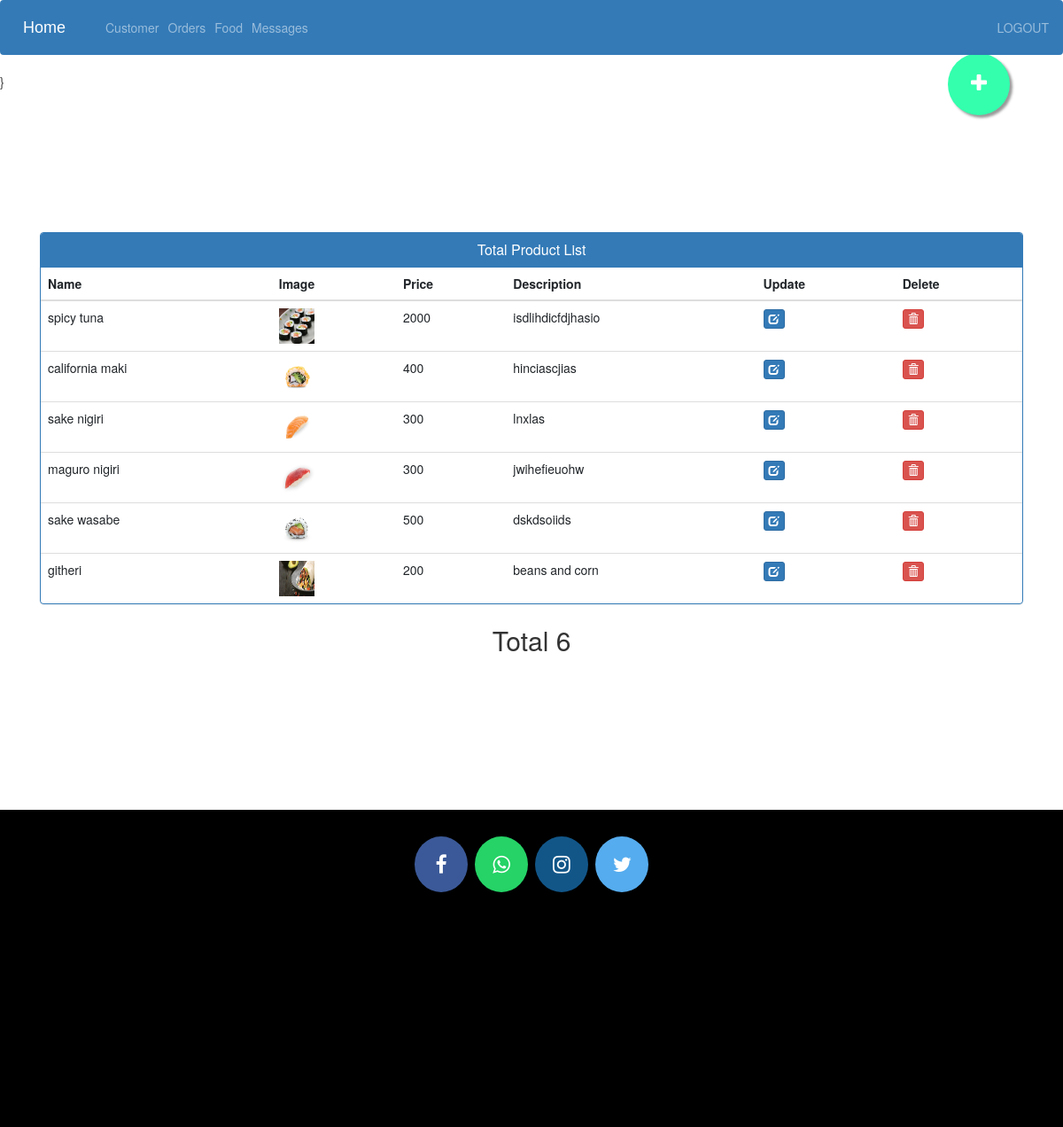
Page /admin-products (signed in) on the earlier database version.
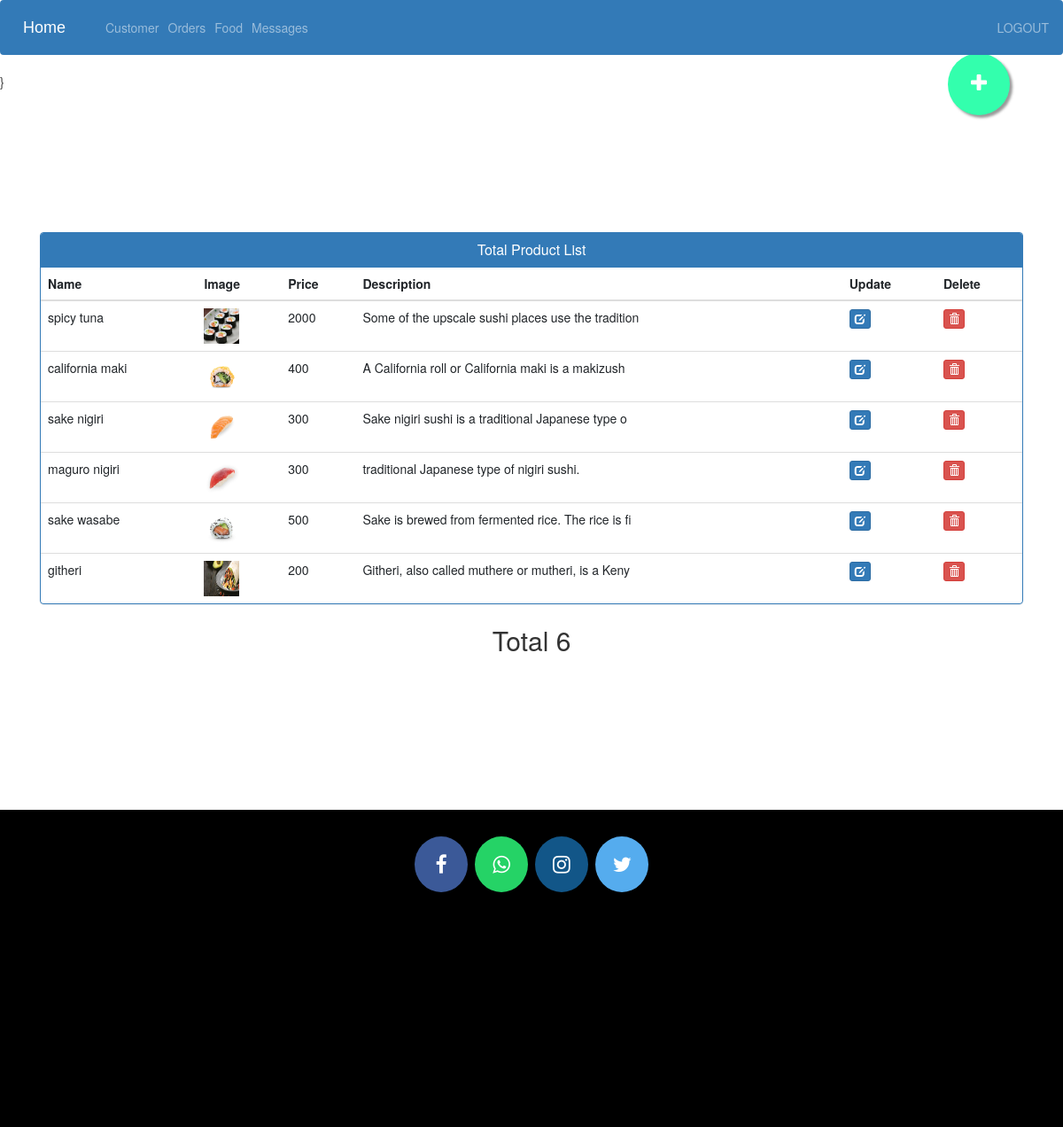
Same page on the later database version.
### onlfoods/models.py (models this page shows, shortened)
class Food(models.Model):
	f_price = models.PositiveIntegerField()
	f_name = models.CharField(max_length=20)
	image = models.ImageField(upload_to='food',null=True,blank=True)
	f_desc = models.CharField(max_length=50)

### onlfoods/views.py (the view)
# urls.py: path('admin-products', views.admin_products_view,name='admin-products'),
@login_required(login_url='adminlogin')
def admin_products_view(request):
    products=models.Food.objects.all()
    total = products.count()
    return render(request,'admin_products.html',{'products':products,'count':total})

### templates/admin_products.html (shortened to what this page needs)
{% extends 'admin_base.html' %}
{% load static %}
{% block content %}
<head>
  <link href="//netdna.bootstrapcdn.com/bootstrap/3.0.0/css/bootstrap.min.css" rel="stylesheet" id="bootstrap-css">
}
</head><br><br><br><br><br><br><br><br><br>
<div class="container">
  <div class="panel panel-primary">
    <div class="panel-heading">
      <h6 class="panel-title">Total Product List</h6>
    </div>
    <table class="table table-hover" id="dev-table">
      <thead>
        <tr>
          <th>Name</th>
          <th>Image</th>
          <th>Price</th>
          <th>Description</th>
          <th>Update</th>
          <th>Delete</th>
        </tr>
      </thead>
      {% for p in products %}
  {% if p %}
     <tr>
        <td> {{p.f_name}}</td>
        <td> <img src="{% static p.image.url %}" alt="Profile Pic" height="40px" width="40px" /></td>
        <td>{{p.f_price}}</td>
        <td>{{p.f_desc}}</td>
        <td><a class="btn btn-primary btn-xs" href="{% url 'update-product' p.id  %}"><span class="glyphicon glyphicon-edit"></span></a></td>
        <td><a class="btn btn-danger btn-xs" href="{% url 'delete-product' p.id  %}"><span class="glyphicon glyphicon-trash"></span></a></td>
      </tr>
      {%else%}
      <br><br><br>
      <h1>no food</h1>
      {% endif %}
      {% endfor %}
    </table>
  </div>
  <p class="tot">Total {{ count }}</p>
</div>
<a href="/admin-add-product" class="float">
<i class="fa fa-plus my-float"></i>
</a>
{% endblock content %}

Differences in the rows shown:
changed Food "spicy tuna": f_desc "isdlihdicfdjhasio" → "Some of the upscale sushi places use the tradition"
changed Food "california maki": f_desc "hinciascjias" → "A California roll or California maki is a makizush"
changed Food "sake nigiri": f_desc "lnxlas" → "Sake nigiri sushi is a traditional Japanese type o"
changed Food "maguro nigiri": f_desc "jwihefieuohw" → "traditional Japanese type of nigiri sushi."
changed Food "sake wasabe": f_desc "dskdsoiids" → "Sake is brewed from fermented rice. The rice is fi"
changed Food "githeri": f_desc "beans and corn" → "Githeri, also called muthere or mutheri, is a Keny"
